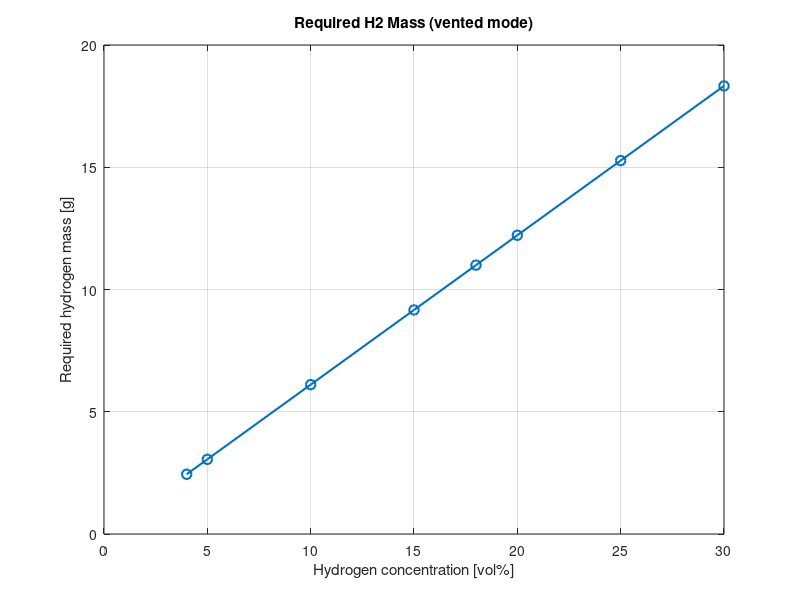

MATLAB code to generate this figure:
%% Hydrogen MFC Fill Calculator
%% Objective
% Estimate the hydrogen amount required to reach target chamber
% concentrations and, optionally, estimate the filling time from the Alicat
% MFC setpoint expressed in standard liters per minute.
%
% Assumptions
% 1. Ideal gas behavior.
% 2. Hydrogen volume fraction equals hydrogen mole fraction.
% 3. Use absolute pressure, not gauge pressure.
% 4. "vented" mode is the usual case for concentration-controlled filling.

clearvars; clc; close all;
format short eng

%% User Inputs
V_chamber_m3 = 0.729;                    % chamber free volume [m^3]
T_local_C = 20.0;                        % local gas temperature [degC]
P_final_barAbs = 1.01325;                % final absolute pressure [bar]
H2_volPct = [4 5 10 15 18 20 25 30];     % target hydrogen concentration [vol%]

fillMode = "vented";                     % "vented" or "sealed"
P0_barAbs = 1.01325;                     % initial chamber pressure [bar], sealed mode only

% Standard reference used by the MFC / totalizer for SLPM or standard liters.
T_std_C = 0.0;                           % standard temperature [degC]
P_std_barAbs = 1.01325;                  % standard absolute pressure [bar]

% Optional MFC setpoint for filling-time estimate.
% Set to NaN if you only want mass / mole / volume calculations.
MFC_setpoint_std_LPM = NaN;              % standard liters per minute [SLPM]

%% Constants
Ru = 8.314462618;                        % universal gas constant [J/(mol*K)]
M_H2 = 2.01588e-3;                       % hydrogen molar mass [kg/mol]

%% Unit Conversions
T_local_K = T_local_C + 273.15;
T_std_K = T_std_C + 273.15;

P_final_Pa = P_final_barAbs * 1e5;
P0_Pa = P0_barAbs * 1e5;
P_std_Pa = P_std_barAbs * 1e5;

x_H2 = H2_volPct / 100;

%% Input Checks
assert(V_chamber_m3 > 0, 'V_chamber_m3 must be greater than zero.');
assert(T_local_K > 0, 'T_local_C leads to an invalid absolute temperature.');
assert(T_std_K > 0, 'T_std_C leads to an invalid absolute temperature.');
assert(P_final_Pa > 0, 'P_final_barAbs must be greater than zero.');
assert(P_std_Pa > 0, 'P_std_barAbs must be greater than zero.');
assert(all(x_H2 > 0 & x_H2 < 1), 'All hydrogen concentrations must be between 0 and 100 vol%%.');
assert(isnumeric(MFC_setpoint_std_LPM) && isscalar(MFC_setpoint_std_LPM), ...
    'MFC_setpoint_std_LPM must be a numeric scalar.');

%% Main Calculation
switch lower(char(fillMode))
    case 'vented'
        n_total_final_mol = P_final_Pa * V_chamber_m3 / (Ru * T_local_K);
        n_H2_mol = x_H2 .* n_total_final_mol;
        finalPressure_barAbs = P_final_barAbs * ones(size(x_H2));

    case 'sealed'
        n_air_initial_mol = P0_Pa * V_chamber_m3 / (Ru * T_local_K);
        n_H2_mol = (x_H2 ./ (1 - x_H2)) .* n_air_initial_mol;
        finalPressure_barAbs = P0_barAbs ./ (1 - x_H2);

    otherwise
        error('Unknown fillMode. Use "vented" or "sealed".');
end

%% Derived Quantities
m_H2_kg = n_H2_mol * M_H2;
m_H2_g = 1e3 * m_H2_kg;

V_H2_local_m3 = n_H2_mol * Ru * T_local_K ./ P_final_Pa;
V_H2_local_L = 1e3 * V_H2_local_m3;

V_H2_std_m3 = n_H2_mol * Ru * T_std_K ./ P_std_Pa;
V_H2_std_L = 1e3 * V_H2_std_m3;

if isfinite(MFC_setpoint_std_LPM) && MFC_setpoint_std_LPM > 0
    fillTime_min = V_H2_std_L ./ MFC_setpoint_std_LPM;
    fillTime_s = 60 * fillTime_min;
else
    fillTime_min = nan(size(x_H2));
    fillTime_s = nan(size(x_H2));
end

%% Results Table
resultHeaders = { ...
    'H2_volPct', ...
    'H2_fraction', ...
    'n_H2_mol', ...
    'm_H2_g', ...
    'V_H2_local_L', ...
    'V_H2_std_L', ...
    'FillTime_min', ...
    'FillTime_s', ...
    'FinalPressure_barAbs'};

resultMatrix = [ ...
    H2_volPct(:), ...
    x_H2(:), ...
    n_H2_mol(:), ...
    m_H2_g(:), ...
    V_H2_local_L(:), ...
    V_H2_std_L(:), ...
    fillTime_min(:), ...
    fillTime_s(:), ...
    finalPressure_barAbs(:)];

disp(' ');
disp('Hydrogen MFC fill calculation results:')

if exist('table', 'builtin') || exist('table', 'file')
    Results = table( ...
        H2_volPct(:), ...
        x_H2(:), ...
        n_H2_mol(:), ...
        m_H2_g(:), ...
        V_H2_local_L(:), ...
        V_H2_std_L(:), ...
        fillTime_min(:), ...
        fillTime_s(:), ...
        finalPressure_barAbs(:), ...
        'VariableNames', resultHeaders);
    disp(Results)
else
    Results.headers = resultHeaders;
    Results.data = resultMatrix;
    disp(strjoin(resultHeaders, ' | '))
    disp(resultMatrix)
end

%% Summary Messages
fprintf('\nInputs used:\n');
fprintf('  Chamber volume      : %.5f m^3\n', V_chamber_m3);
fprintf('  Local temperature   : %.2f degC\n', T_local_C);
fprintf('  Final pressure      : %.5f bar(a)\n', P_final_barAbs);
fprintf('  Fill mode           : %s\n', fillMode);
fprintf('  Standard reference  : %.2f degC and %.5f bar(a)\n', T_std_C, P_std_barAbs);

if isfinite(MFC_setpoint_std_LPM) && MFC_setpoint_std_LPM > 0
    fprintf('  MFC setpoint        : %.3f SLPM\n', MFC_setpoint_std_LPM);
    fprintf(['\nNote: filling time is based on the standard reference above. ', ...
        'Match it to the Alicat totalizer / SLPM convention before using it.\n']);
else
    fprintf('\nFill time not calculated because MFC_setpoint_std_LPM is NaN or <= 0.\n');
end

%% Plot
canPlot = true;

if exist('available_graphics_toolkits', 'builtin') || exist('available_graphics_toolkits', 'file')
    canPlot = ~isempty(available_graphics_toolkits());
end

if canPlot
    figure('Color', 'w');
    plot(H2_volPct, m_H2_g, 'o-', 'LineWidth', 1.5, 'MarkerSize', 7);
    grid on
    xlabel('Hydrogen concentration [vol%]')
    ylabel('Required hydrogen mass [g]')
    title(sprintf('Required H2 Mass (%s mode)', fillMode))
else
    disp(' ');
    disp('Plot skipped because no graphics toolkit is available in this environment.')
end

%% Optional Export
% Uncomment if you want to save the result table next to this script.
% writetable(Results, 'H2_MFC_Fill_Calculator_Results.csv');
